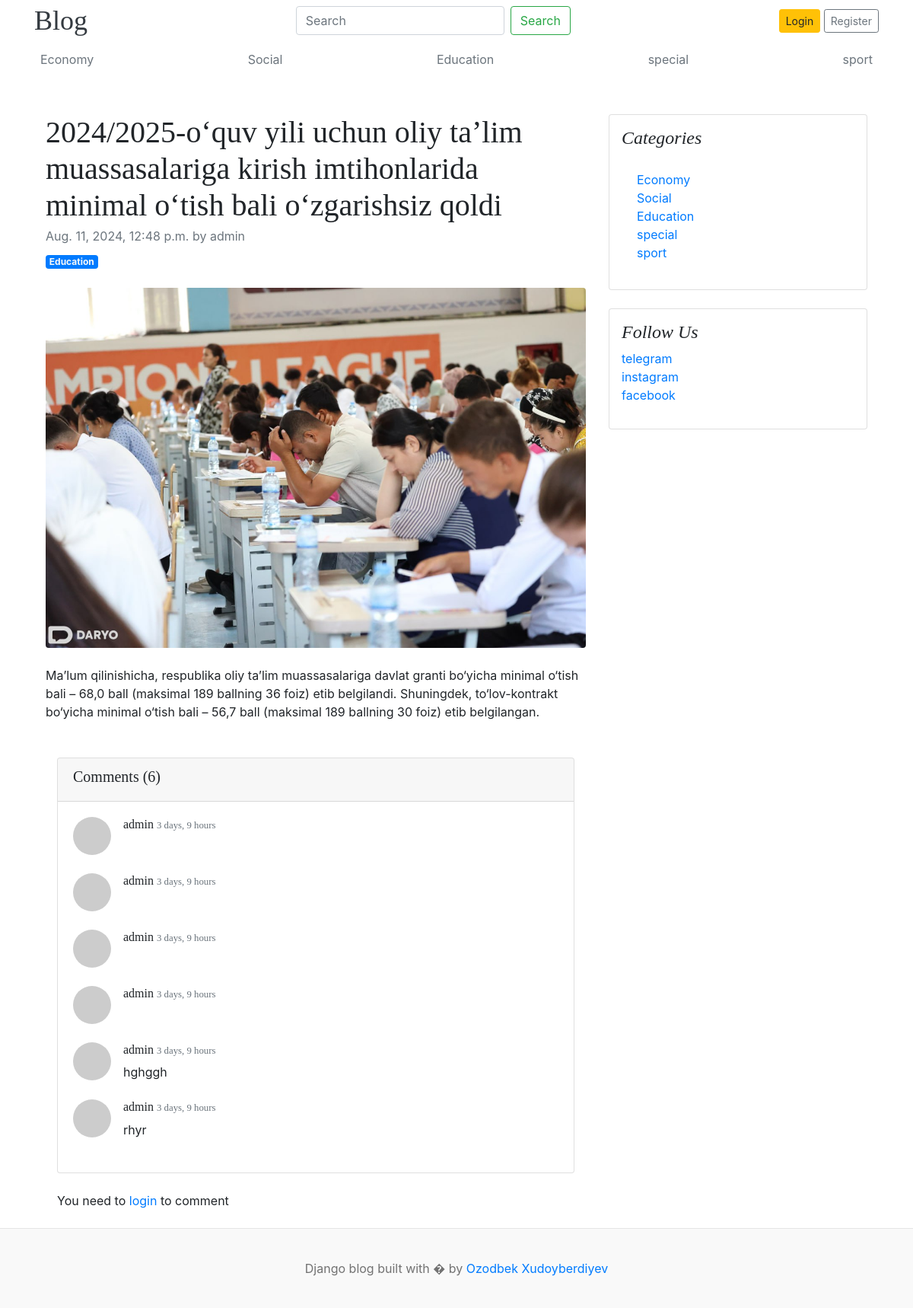
The page /blogs/20242025-oquv-yili-uchun-oliy-talim-muassasalariga-kirish-imtihonlarida-minimal-otish-bali-ozgarishsiz-qoldi9/ on the database its author committed.
### blogs/models.py (models this page shows, shortened)
class Category(models.Model):
    name = models.CharField(max_length=100)
    created_at = models.DateTimeField(auto_now_add=True)
    updated_at = models.DateTimeField(auto_now=True)
    def __str__(self) -> str:
        return self.name
    class Meta:
        verbose_name_plural="Categories"
        verbose_name="Category"

class Blog(models.Model):
    title = models.CharField(max_length=200)
    slug = models.SlugField(unique=True, null=False)
    category = models.ForeignKey(Category, on_delete=models.SET_NULL, null=True)
    author = models.ForeignKey(User, on_delete=models.SET_NULL, null=True)
    featured_image = models.ImageField(upload_to='uploads/%Y/%m/%d')
    short_description = models.CharField(max_length=200)
    body = models.TextField(max_length=2000)
    status = models.IntegerField(choices=STATUS_CHOICES, default=0)
    is_featured = models.BooleanField(default=False)
    created_at = models.DateTimeField(auto_now_add=True)
    updated_at = models.DateTimeField(auto_now=True)

class Comment(models.Model):
    blog = models.ForeignKey(Blog,on_delete=models.CASCADE)
    user = models.ForeignKey(User,on_delete=models.CASCADE)
    text = models.TextField()
    created_at = models.DateTimeField(auto_now_add=True)
    updated_at = models.DateTimeField(auto_now=True)

### settingapp/models.py (models this page shows, shortened)
class Social_links(models.Model):
    name = models.CharField(max_length=100)
    link = models.URLField(unique=True )

### blogs/views.py (the view, shortened to what this page needs)
# urls.py: path('blogs/<slug:link>/',single_blog,name='single_blog'),
def single_blog(request,link):
    blog = get_object_or_404(Blog,slug=link)
    if request.method == "GET":
        comments = Comment.objects.filter(blog=blog)
        comment_count = comments.count()
        context = {
            'blog':blog,
            'comments':comments,
            'comment_count':comment_count
        }
        return render(request,'single-blog.html',context)

### blogs/context_processor.py (called while the page is built)
def get_categories(request):
    categories = Category.objects.all()
    return {'categories':categories}

### settingapp/context_processor.py (called while the page is built)
def get_social_links(request):
    social_links = Social_links.objects.all()
    return {'social_links':social_links}

### template/single-blog.html
{% extends 'base.html' %} {% load static%} {% block content %}
<div class="container mt-5">
  <div class="row">
    <div class="col-lg-8">
      <article>
        <header class="mb-4">
          <h1 class="fw-bolder mb-1">{{blog.title}}</h1>
          <div class="text-muted fst-italic mb-2">
            {{blog.created_at}} by {{blog.author}}
          </div>
          <a
            class="badge bg-primary text-decoration-none text-light"
            href="{% url 'posts_by_category' blog.category.id %}"
            >{{blog.category}}</a
          >
        </header>
        <figure class="mb-4">
          <img
            class="img-fluid rounded"
            src="{{blog.featured_image.url}}"
            alt="..."
          />
        </figure>
        <section class="mb-5">
          <p class="fs-5 mb-4">{{blog.body}}</p>
        </section>
        <div class="container mt-5">
          <div class="card">
            <div class="card-header">
              <h5>Comments ({{comment_count}})</h5>
            </div>
            <div class="card-body">
              {% if comments %}
              {% for comment in comments %}
              <div class="media mb-4">
                <img
                  src="https://via.placeholder.com/50"
                  class="mr-3 rounded-circle"
                  alt="User"
                />
                <div class="media-body">
                  <h6 class="mt-0">
                    {{comment.user}}
                    <small class="text-muted">
                      {{comment.created_at|timesince}}</small
                    >
                  </h6>
                  {{comment.text}}
                </div>
              </div>
              {% endfor %} {% else %}
              <p class="m">No comments</p>
              {% endif %}
            </div>
          </div>
        </div>
        <div class="container mt-2 mb-3">
          {% if user.is_authenticated %}
          <div class="card">
            <form action="" method="post">
              {% csrf_token %}
              <div class="form-group">
                <div class="card-header">
                  <label for="comment">Add a Comment</label>
                </div>
                <textarea
                  class="form-control"
                  id="comment"
                  rows="3"
                  placeholder="Write your comment here..."
                  name="comment"
                ></textarea>
              </div>
              <button type="submit" class="btn btn-primary">Add comment</button>
            </form>
          </div>
          {% else %}
          <div class="my-4">You need to <a href="{% url 'login' %}">login</a> to comment</div>
          {% endif %}
        </div>
      </article>
    </div>
    <div class="col-lg-4">
      <div class="card mb-4 p-3">
        <h4 class="font-italic">Categories</h4>
        <div class="card-body">
          <div class="row">
            <div class="col-sm-6">
              <ul class="list-unstyled mb-0">
                {% for category in categories %}
                <li>
                  <a href="{% url 'posts_by_category' category.id %}"
                    >{{category.name}}</a
                  >
                </li>
                {% endfor %}
              </ul>
            </div>
          </div>
        </div>
      </div>
      <div class="card mb-4 p-3">
        <h4 class="font-italic">Follow Us</h4>
        <ol class="list-unstyled">
          {% for links in social_links %}
          <li><a href="{{links.link}}">{{links.name}}</a></li>
          {% endfor%}
        </ol>
      </div>
    </div>
  </div>
</div>
{% endblock %}

### template/base.html (shortened to what this page needs)
{% load static %}
<!DOCTYPE html>
<html lang="en">
  <head>
    <link
      href="https://getbootstrap.com/docs/4.0/dist/css/bootstrap.min.css"
      rel="stylesheet"
    />
    <link href="{% static 'css/blog.css' %}" rel="stylesheet" />
  </head>
  <body>
    <div class="container">
      <nav class="navbar navbar-expand-lg navbar-light p-0 bg-white">
        <div class="m-0">
          <a class="blog-header-logo text-dark ml-0" href="/">Blog</a>
        </div>
        <div class="collapse navbar-collapse" id="navbarSupportedContent">
          <form action="{% url 'search' %}" method="get" class="form-inline my-2 my-lg-0 ml-auto">
            <input
              class="form-control mr-sm-2"
              type="search"
              placeholder="Search"
              aria-label="Search"
              name="keyword"
              value="{{keyword}}"
            />
            <button class="btn btn-outline-success my-2 my-sm-0" type="submit">
              Search
            </button>
          </form>
          <ul class="navbar-nav ml-auto">
            {% if user.is_authenticated %}
            <a class="btn text-dark border " href="#">User:&nbsp;{{user}}</a>
            &nbsp;&nbsp;
            <a class="btn btn-primary " href="{% url 'dashboard' %}">Dashboard</a>
            &nbsp;&nbsp;
            <a class="btn  btn-warning" href="{% url 'logout' %}"
              >Logout</a
            >
            &nbsp; {% else %}
             <a class="btn btn-sm btn-warning" href="{% url 'login' %}">Login</a>
            <a
              class="btn btn-sm btn-outline-secondary"
              href="{% url 'register' %}"
              >Register</a
            >
            {% endif %}
          </ul>
        </div>
      </nav>
      <div class="nav-scroller py-1 mb-2">
        <nav class="nav d-flex justify-content-between">
          {% for category in categories %}
          <a
            class="p-2 text-muted"
            href="{% url 'posts_by_category' category.id %}"
            >{{category}}</a
          >
          {% endfor %}
        </nav>
      </div>
      {% block content %} {% endblock %}
    </div>
    <footer class="blog-footer">
      <p>Django blog built with � by <a href="#">Ozodbek Xudoyberdiyev</a></p>
    </footer>
  </body>
</html>

### blog_site/static/css/blog.css (style rules this page uses)
.blog-header-logo { font-family: "Playfair Display", Georgia, "Times New Roman", serif; font-size: 2.25rem; }
h1, h2, h3, h4, h5, h6 { font-family: "Playfair Display", Georgia, "Times New Roman", serif; }
.blog-footer { padding: 2.5rem 0; color: #727272; text-align: center; background-color: #f9f9f9; border-top: .05rem solid #e5e5e5; }
.blog-footer p:last-child { margin-bottom: 0; }

### rows shown on the page
Category: name "Economy"
Category: name "Social"
Category: name "Education"
Category: name "special"
Category: name "sport"
Blog: title "2024/2025-o‘quv yili uchun oliy taʼlim muassasalariga kirish imtihonlarida minimal o‘tish bali o‘zgarishsiz qoldi", created_at "Aug. 11, 2024, 12:48 p.m.", author "admin", category "Education", featured_image (picture), body "Maʼlum qilinishicha, respublika oliy taʼlim muassasalariga davlat granti bo‘yicha minimal o‘tish bali – 68,0 ball (maksimal 189 ballning 36 foiz) etib belgilandi. Shuningdek, to‘lov-kontrakt bo‘yicha minimal o‘tish bali – 56,7 ball (maksimal 189 ballning 30 foiz) etib belgilangan."
Comment: user "admin", created_at "3 days, 9 hours"
Comment: user "admin", created_at "3 days, 9 hours"
Comment: user "admin", created_at "3 days, 9 hours"
Comment: user "admin", created_at "3 days, 9 hours"
Comment: user "admin", created_at "3 days, 9 hours", text "hghggh"
Comment: user "admin", created_at "3 days, 9 hours", text "rhyr"
Social_links: name "telegram"
Social_links: name "instagram"
Social_links: name "facebook"

### other values the page prints
{{ comment_count }} "6"
